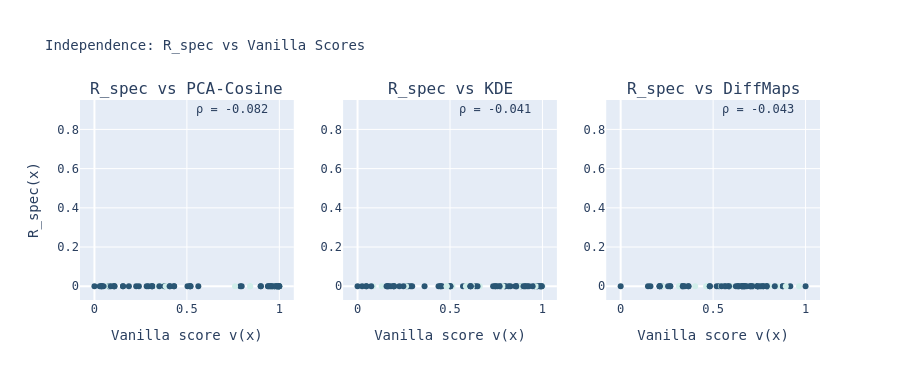

The code cell stored with this chart in its notebook:
### Markdown cell above
---
## 9 · Independence checks (Principle 6)

We verify that `R_spec` is not a disguised copy of any vanilla score  
by plotting scatter plots and computing Pearson ρ.

### Code cell
fig4 = make_subplots(rows=1, cols=3,
    subplot_titles=["R_spec vs PCA-Cosine", "R_spec vs KDE", "R_spec vs DiffMaps"])

vanilla_pairs = [("PCA-Cosine", v_pca), ("KDE", v_kde), ("DiffMaps", v_diff)]
for col_idx, (vname, v) in enumerate(vanilla_pairs, start=1):
    rho, _ = pearsonr(R_spec, v)
    fig4.add_trace(go.Scatter(
        x=v, y=R_spec,
        mode="markers",
        text=[f"{w} ({l})" for w, l in zip(words, labels)],
        marker=dict(color=R_spec, colorscale="Teal", size=6),
        showlegend=False,
        name=vname,
    ), row=1, col=col_idx)
    fig4.add_annotation(
        xref=f"x{col_idx}", yref=f"y{col_idx}",
        x=0.95, y=0.95, xanchor="right", yanchor="top",
        text=f"ρ = {rho:.3f}",
        showarrow=False, font=dict(size=12),
        row=1, col=col_idx)

fig4.update_xaxes(title_text="Vanilla score v(x)")
fig4.update_yaxes(title_text="R_spec(x)", col=1)
fig4.update_layout(height=380, title_text="Independence: R_spec vs Vanilla Scores",
                   font_family="monospace", title_font_size=14)
fig4.write_image(OUTPUT_DIR / "fig_04_independence.png", scale=2)
fig4.show()
print("Saved fig_04_independence.png")

### Figure 1 — Plotly figure (JSON) as saved in the notebook; plotly's stock layout.template omitted (floating-point values rounded to 4 significant figures)
{"data": [{"marker": {"color": [0.000111, 0.000111, 0.000111, 0.0, 0.000111, 0.000111, 0.0, 0.000111, 0.000111, 0.000111, 0.000111, 0.000111, 0.0, 0.000111, 0.000111, 0.000111, 0.0, 0.000111, 0.000111, 0.0, 0.0, 0.000111, 0.0, 0.000111, 0.000111, 0.0, 0.000111, 0.0, 0.000111, 0.000111, 0.000111, 0.000111, 0.000111, 0.0, 0.000111, 0.000111, 0.000111, 0.0, 0.000111, 0.000111, 0.000111, 0.000111, 0.0, 0.0, 0.000111, 0.000111, 0.000111, 0.000111, 0.0, 0.000111, 0.000111, 0.000111, 0.000111, 0.0, 0.000111, 0.000111, 0.0, 0.000111, 0.000111, 0.000111, 0.000111, 0.0, 0.0, 0.000111, 0.000111, 0.000111, 0.000111, 0.000111, 0.0, 0.000111, 0.000111, 0.000111, 0.000111, 0.000111, 0.000111, 0.000111, 0.000111, 0.000111, 0.000111, 0.000111], "colorscale": [[0, "rgb(209, 238, 234)"], [0.1667, "rgb(168, 219, 217)"], [0.3333, "rgb(133, 196, 201)"], [0.5, "rgb(104, 171, 184)"], [0.6667, "rgb(79, 144, 166)"], [0.8333, "rgb(59, 115, 143)"], [1, "rgb(42, 86, 116)"]], "size": 6}, "mode": "markers", "name": "PCA-Cosine", "showlegend": false, "text": ["bread (FOOD)", "rice (FOOD)", "soup (FOOD)", "cake (FOOD)", "pizza (FOOD)", "pasta (FOOD)", "salad (FOOD)", "curry (FOOD)", "cheese (FOOD)", "butter (FOOD)", "cream (FOOD)", "jam (FOOD)", "honey (FOOD)", "chocolate (FOOD)", "coffee (FOOD)", "tea (FOOD)", "wine (FOOD)", "beer (FOOD)", "milk (FOOD)", "sugar (FOOD)", "atom (SCIENCE)", "electron (SCIENCE)", "proton (SCIENCE)", "neutron (SCIENCE)", "photon (SCIENCE)", "atom (SCIENCE)", "force (SCIENCE)", "energy (SCIENCE)", "mass (SCIENCE)", "gravity (SCIENCE)", "entropy (SCIENCE)", "plasma (SCIENCE)", "laser (SCIENCE)", "magnet (SCIENCE)", "circuit (SCIENCE)", "gene (SCIENCE)", "cell (SCIENCE)", "virus (SCIENCE)", "enzyme (SCIENCE)", "protein (SCIENCE)", "hammer (TOOL)", "saw (TOOL)", "drill (TOOL)", "drill (TOOL)", "screw (TOOL)", "nail (TOOL)", "bolt (TOOL)", "knife (TOOL)", "blade (TOOL)", "hook (TOOL)", "forge (TOOL)", "wheel (TOOL)", "axle (TOOL)", "lever (TOOL)", "axle (TOOL)", "gear (TOOL)", "spring (TOOL)", "joint (TOOL)", "vice (TOOL)", "hook (TOOL)", "red (COLOUR)", "blue (COLOUR)", "green (COLOUR)", "yellow (COLOUR)", "purple (COLOUR)", "orange (COLOUR)", "pink (COLOUR)", "brown (COLOUR)", "black (COLOUR)", "white (COLOUR)", "grey (COLOUR)", "grey (COLOUR)", "violet (COLOUR)", "gold (COLOUR)", "silver (COLOUR)", "beige (COLOUR)", "azure (COLOUR)", "indigo (COLOUR)", "violet (COLOUR)", "crimson (COLOUR)"], "type": "scatter", "x": [0.5169, 0.2916, 0.4298, 0.3668, 0.5035, 0.5203, 0.368, 0.312, 0.4082, 0.4312, 0.3096, 0.9633, 0.3783, 0.2823, 0.3137, 0.2258, 0.345, 0.3512, 0.3787, 0.3853, 0.8421, 0.9382, 0.9535, 0.9003, 0.5171, 0.8421, 0.9961, 0.9871, 0.9879, 0.9745, 0.8987, 0.974, 0.7889, 0.9652, 0.9986, 0.9988, 0.9895, 0.9745, 0.7963, 0.5618, 0.9976, 0.9733, 1.0, 1.0, 0.9885, 0.9889, 0.9403, 1.0, 0.9597, 0.9965, 0.9605, 0.9587, 0.9499, 0.9958, 0.9499, 0.9845, 0.7604, 0.9988, 0.9965, 0.9965, 0.07659, 0.06767, 0.03855, 0.0374, 0.1039, 0.03679, 0.08158, 0.04823, 0.0833, 0.04149, 0.108, 0.108, 0.1546, 0.0, 0.1863, 0.02875, 0.4066, 0.08839, 0.1546, 0.2403], "xaxis": "x", "y": [0.000111, 0.000111, 0.000111, 0.0, 0.000111, 0.000111, 0.0, 0.000111, 0.000111, 0.000111, 0.000111, 0.000111, 0.0, 0.000111, 0.000111, 0.000111, 0.0, 0.000111, 0.000111, 0.0, 0.0, 0.000111, 0.0, 0.000111, 0.000111, 0.0, 0.000111, 0.0, 0.000111, 0.000111, 0.000111, 0.000111, 0.000111, 0.0, 0.000111, 0.000111, 0.000111, 0.0, 0.000111, 0.000111, 0.000111, 0.000111, 0.0, 0.0, 0.000111, 0.000111, 0.000111, 0.000111, 0.0, 0.000111, 0.000111, 0.000111, 0.000111, 0.0, 0.000111, 0.000111, 0.0, 0.000111, 0.000111, 0.000111, 0.000111, 0.0, 0.0, 0.000111, 0.000111, 0.000111, 0.000111, 0.000111, 0.0, 0.000111, 0.000111, 0.000111, 0.000111, 0.000111, 0.000111, 0.000111, 0.000111, 0.000111, 0.000111, 0.000111], "yaxis": "y"}, {"marker": {"color": [0.000111, 0.000111, 0.000111, 0.0, 0.000111, 0.000111, 0.0, 0.000111, 0.000111, 0.000111, 0.000111, 0.000111, 0.0, 0.000111, 0.000111, 0.000111, 0.0, 0.000111, 0.000111, 0.0, 0.0, 0.000111, 0.0, 0.000111, 0.000111, 0.0, 0.000111, 0.0, 0.000111, 0.000111, 0.000111, 0.000111, 0.000111, 0.0, 0.000111, 0.000111, 0.000111, 0.0, 0.000111, 0.000111, 0.000111, 0.000111, 0.0, 0.0, 0.000111, 0.000111, 0.000111, 0.000111, 0.0, 0.000111, 0.000111, 0.000111, 0.000111, 0.0, 0.000111, 0.000111, 0.0, 0.000111, 0.000111, 0.000111, 0.000111, 0.0, 0.0, 0.000111, 0.000111, 0.000111, 0.000111, 0.000111, 0.0, 0.000111, 0.000111, 0.000111, 0.000111, 0.000111, 0.000111, 0.000111, 0.000111, 0.000111, 0.000111, 0.000111], "colorscale": [[0, "rgb(209, 238, 234)"], [0.1667, "rgb(168, 219, 217)"], [0.3333, "rgb(133, 196, 201)"], [0.5, "rgb(104, 171, 184)"], [0.6667, "rgb(79, 144, 166)"], [0.8333, "rgb(59, 115, 143)"], [1, "rgb(42, 86, 116)"]], "size": 6}, "mode": "markers", "name": "KDE", "showlegend": false, "text": ["bread (FOOD)", "rice (FOOD)", "soup (FOOD)", "cake (FOOD)", "pizza (FOOD)", "pasta (FOOD)", "salad (FOOD)", "curry (FOOD)", "cheese (FOOD)", "butter (FOOD)", "cream (FOOD)", "jam (FOOD)", "honey (FOOD)", "chocolate (FOOD)", "coffee (FOOD)", "tea (FOOD)", "wine (FOOD)", "beer (FOOD)", "milk (FOOD)", "sugar (FOOD)", "atom (SCIENCE)", "electron (SCIENCE)", "proton (SCIENCE)", "neutron (SCIENCE)", "photon (SCIENCE)", "atom (SCIENCE)", "force (SCIENCE)", "energy (SCIENCE)", "mass (SCIENCE)", "gravity (SCIENCE)", "entropy (SCIENCE)", "plasma (SCIENCE)", "laser (SCIENCE)", "magnet (SCIENCE)", "circuit (SCIENCE)", "gene (SCIENCE)", "cell (SCIENCE)", "virus (SCIENCE)", "enzyme (SCIENCE)", "protein (SCIENCE)", "hammer (TOOL)", "saw (TOOL)", "drill (TOOL)", "drill (TOOL)", "screw (TOOL)", "nail (TOOL)", "bolt (TOOL)", "knife (TOOL)", "blade (TOOL)", "hook (TOOL)", "forge (TOOL)", "wheel (TOOL)", "axle (TOOL)", "lever (TOOL)", "axle (TOOL)", "gear (TOOL)", "spring (TOOL)", "joint (TOOL)", "vice (TOOL)", "hook (TOOL)", "red (COLOUR)", "blue (COLOUR)", "green (COLOUR)", "yellow (COLOUR)", "purple (COLOUR)", "orange (COLOUR)", "pink (COLOUR)", "brown (COLOUR)", "black (COLOUR)", "white (COLOUR)", "grey (COLOUR)", "grey (COLOUR)", "violet (COLOUR)", "gold (COLOUR)", "silver (COLOUR)", "beige (COLOUR)", "azure (COLOUR)", "indigo (COLOUR)", "violet (COLOUR)", "crimson (COLOUR)"], "type": "scatter", "x": [0.3623, 0.4565, 0.6383, 0.5929, 0.4498, 0.5013, 0.5128, 0.7442, 0.2881, 0.4381, 0.4479, 0.9581, 0.6212, 0.2655, 0.2955, 0.2748, 0.6606, 0.5021, 0.1607, 0.2623, 0.586, 0.5704, 0.8228, 0.7975, 0.5021, 0.586, 0.7562, 0.9631, 0.8531, 0.8845, 0.987, 0.9735, 0.8615, 0.8803, 0.9181, 0.9872, 0.992, 1.0, 0.7752, 0.6489, 0.7332, 0.8584, 0.4819, 0.4819, 0.7455, 0.9701, 0.7975, 0.9034, 0.8932, 0.9957, 0.927, 0.827, 0.6106, 0.7851, 0.6106, 0.9086, 0.9636, 0.8162, 0.9469, 0.9957, 0.1687, 0.1305, 0.08542, 0.157, 0.02486, 0.1807, 0.07418, 0.2478, 0.2008, 0.1637, 0.04733, 0.04733, 0.1952, 0.8973, 0.6122, 0.0, 0.7685, 0.1981, 0.1952, 0.2262], "xaxis": "x2", "y": [0.000111, 0.000111, 0.000111, 0.0, 0.000111, 0.000111, 0.0, 0.000111, 0.000111, 0.000111, 0.000111, 0.000111, 0.0, 0.000111, 0.000111, 0.000111, 0.0, 0.000111, 0.000111, 0.0, 0.0, 0.000111, 0.0, 0.000111, 0.000111, 0.0, 0.000111, 0.0, 0.000111, 0.000111, 0.000111, 0.000111, 0.000111, 0.0, 0.000111, 0.000111, 0.000111, 0.0, 0.000111, 0.000111, 0.000111, 0.000111, 0.0, 0.0, 0.000111, 0.000111, 0.000111, 0.000111, 0.0, 0.000111, 0.000111, 0.000111, 0.000111, 0.0, 0.000111, 0.000111, 0.0, 0.000111, 0.000111, 0.000111, 0.000111, 0.0, 0.0, 0.000111, 0.000111, 0.000111, 0.000111, 0.000111, 0.0, 0.000111, 0.000111, 0.000111, 0.000111, 0.000111, 0.000111, 0.000111, 0.000111, 0.000111, 0.000111, 0.000111], "yaxis": "y2"}, {"marker": {"color": [0.000111, 0.000111, 0.000111, 0.0, 0.000111, 0.000111, 0.0, 0.000111, 0.000111, 0.000111, 0.000111, 0.000111, 0.0, 0.000111, 0.000111, 0.000111, 0.0, 0.000111, 0.000111, 0.0, 0.0, 0.000111, 0.0, 0.000111, 0.000111, 0.0, 0.000111, 0.0, 0.000111, 0.000111, 0.000111, 0.000111, 0.000111, 0.0, 0.000111, 0.000111, 0.000111, 0.0, 0.000111, 0.000111, 0.000111, 0.000111, 0.0, 0.0, 0.000111, 0.000111, 0.000111, 0.000111, 0.0, 0.000111, 0.000111, 0.000111, 0.000111, 0.0, 0.000111, 0.000111, 0.0, 0.000111, 0.000111, 0.000111, 0.000111, 0.0, 0.0, 0.000111, 0.000111, 0.000111, 0.000111, 0.000111, 0.0, 0.000111, 0.000111, 0.000111, 0.000111, 0.000111, 0.000111, 0.000111, 0.000111, 0.000111, 0.000111, 0.000111], "colorscale": [[0, "rgb(209, 238, 234)"], [0.1667, "rgb(168, 219, 217)"], [0.3333, "rgb(133, 196, 201)"], [0.5, "rgb(104, 171, 184)"], [0.6667, "rgb(79, 144, 166)"], [0.8333, "rgb(59, 115, 143)"], [1, "rgb(42, 86, 116)"]], "size": 6}, "mode": "markers", "name": "DiffMaps", "showlegend": false, "text": ["bread (FOOD)", "rice (FOOD)", "soup (FOOD)", "cake (FOOD)", "pizza (FOOD)", "pasta (FOOD)", "salad (FOOD)", "curry (FOOD)", "cheese (FOOD)", "butter (FOOD)", "cream (FOOD)", "jam (FOOD)", "honey (FOOD)", "chocolate (FOOD)", "coffee (FOOD)", "tea (FOOD)", "wine (FOOD)", "beer (FOOD)", "milk (FOOD)", "sugar (FOOD)", "atom (SCIENCE)", "electron (SCIENCE)", "proton (SCIENCE)", "neutron (SCIENCE)", "photon (SCIENCE)", "atom (SCIENCE)", "force (SCIENCE)", "energy (SCIENCE)", "mass (SCIENCE)", "gravity (SCIENCE)", "entropy (SCIENCE)", "plasma (SCIENCE)", "laser (SCIENCE)", "magnet (SCIENCE)", "circuit (SCIENCE)", "gene (SCIENCE)", "cell (SCIENCE)", "virus (SCIENCE)", "enzyme (SCIENCE)", "protein (SCIENCE)", "hammer (TOOL)", "saw (TOOL)", "drill (TOOL)", "drill (TOOL)", "screw (TOOL)", "nail (TOOL)", "bolt (TOOL)", "knife (TOOL)", "blade (TOOL)", "hook (TOOL)", "forge (TOOL)", "wheel (TOOL)", "axle (TOOL)", "lever (TOOL)", "axle (TOOL)", "gear (TOOL)", "spring (TOOL)", "joint (TOOL)", "vice (TOOL)", "hook (TOOL)", "red (COLOUR)", "blue (COLOUR)", "green (COLOUR)", "yellow (COLOUR)", "purple (COLOUR)", "orange (COLOUR)", "pink (COLOUR)", "brown (COLOUR)", "black (COLOUR)", "white (COLOUR)", "grey (COLOUR)", "grey (COLOUR)", "violet (COLOUR)", "gold (COLOUR)", "silver (COLOUR)", "beige (COLOUR)", "azure (COLOUR)", "indigo (COLOUR)", "violet (COLOUR)", "crimson (COLOUR)"], "type": "scatter", "x": [0.5827, 0.7411, 0.7957, 0.8022, 0.6618, 0.6707, 0.755, 0.876, 0.6561, 0.7013, 0.7418, 0.7526, 0.7766, 0.7174, 0.6554, 0.6668, 0.8457, 0.79, 0.5892, 0.594, 0.4669, 0.222, 0.4621, 0.5192, 0.5861, 0.4669, 0.623, 0.7186, 0.6399, 0.6323, 0.8335, 0.7117, 0.8778, 0.7677, 0.7397, 0.9173, 0.7396, 0.9646, 0.3667, 0.5612, 0.5324, 0.7076, 0.3178, 0.3178, 0.5685, 0.7889, 0.6367, 0.6661, 0.7504, 0.7711, 0.6737, 0.6563, 0.482, 0.5428, 0.482, 0.7008, 0.8931, 0.5455, 0.682, 0.7711, 0.3309, 0.3147, 0.2247, 0.2565, 0.1477, 0.3665, 0.1611, 0.3357, 0.4031, 0.3386, 0.2103, 0.2103, 0.2682, 1.0, 0.76, 0.0, 0.7454, 0.2119, 0.2682, 0.3462], "xaxis": "x3", "y": [0.000111, 0.000111, 0.000111, 0.0, 0.000111, 0.000111, 0.0, 0.000111, 0.000111, 0.000111, 0.000111, 0.000111, 0.0, 0.000111, 0.000111, 0.000111, 0.0, 0.000111, 0.000111, 0.0, 0.0, 0.000111, 0.0, 0.000111, 0.000111, 0.0, 0.000111, 0.0, 0.000111, 0.000111, 0.000111, 0.000111, 0.000111, 0.0, 0.000111, 0.000111, 0.000111, 0.0, 0.000111, 0.000111, 0.000111, 0.000111, 0.0, 0.0, 0.000111, 0.000111, 0.000111, 0.000111, 0.0, 0.000111, 0.000111, 0.000111, 0.000111, 0.0, 0.000111, 0.000111, 0.0, 0.000111, 0.000111, 0.000111, 0.000111, 0.0, 0.0, 0.000111, 0.000111, 0.000111, 0.000111, 0.000111, 0.0, 0.000111, 0.000111, 0.000111, 0.000111, 0.000111, 0.000111, 0.000111, 0.000111, 0.000111, 0.000111, 0.000111], "yaxis": "y3"}], "layout": {"annotations": [{"font": {"size": 16}, "showarrow": false, "text": "R_spec vs PCA-Cosine", "x": 0.1444, "xanchor": "center", "xref": "paper", "y": 1, "yanchor": "bottom", "yref": "paper"}, {"font": {"size": 16}, "showarrow": false, "text": "R_spec vs KDE", "x": 0.5, "xanchor": "center", "xref": "paper", "y": 1, "yanchor": "bottom", "yref": "paper"}, {"font": {"size": 16}, "showarrow": false, "text": "R_spec vs DiffMaps", "x": 0.8556, "xanchor": "center", "xref": "paper", "y": 1, "yanchor": "bottom", "yref": "paper"}, {"font": {"size": 12}, "showarrow": false, "text": "ρ = -0.082", "x": 0.95, "xanchor": "right", "xref": "x", "y": 0.95, "yanchor": "top", "yref": "y"}, {"font": {"size": 12}, "showarrow": false, "text": "ρ = -0.041", "x": 0.95, "xanchor": "right", "xref": "x2", "y": 0.95, "yanchor": "top", "yref": "y2"}, {"font": {"size": 12}, "showarrow": false, "text": "ρ = -0.043", "x": 0.95, "xanchor": "right", "xref": "x3", "y": 0.95, "yanchor": "top", "yref": "y3"}], "font": {"family": "monospace"}, "height": 380, "title": {"font": {"size": 14}, "text": "Independence: R_spec vs Vanilla Scores"}, "xaxis": {"anchor": "y", "domain": [0, 0.2889], "title": {"text": "Vanilla score v(x)"}}, "xaxis2": {"anchor": "y2", "domain": [0.3556, 0.6444], "title": {"text": "Vanilla score v(x)"}}, "xaxis3": {"anchor": "y3", "domain": [0.7111, 1], "title": {"text": "Vanilla score v(x)"}}, "yaxis": {"anchor": "x", "domain": [0, 1], "title": {"text": "R_spec(x)"}}, "yaxis2": {"anchor": "x2", "domain": [0, 1]}, "yaxis3": {"anchor": "x3", "domain": [0, 1]}}}
